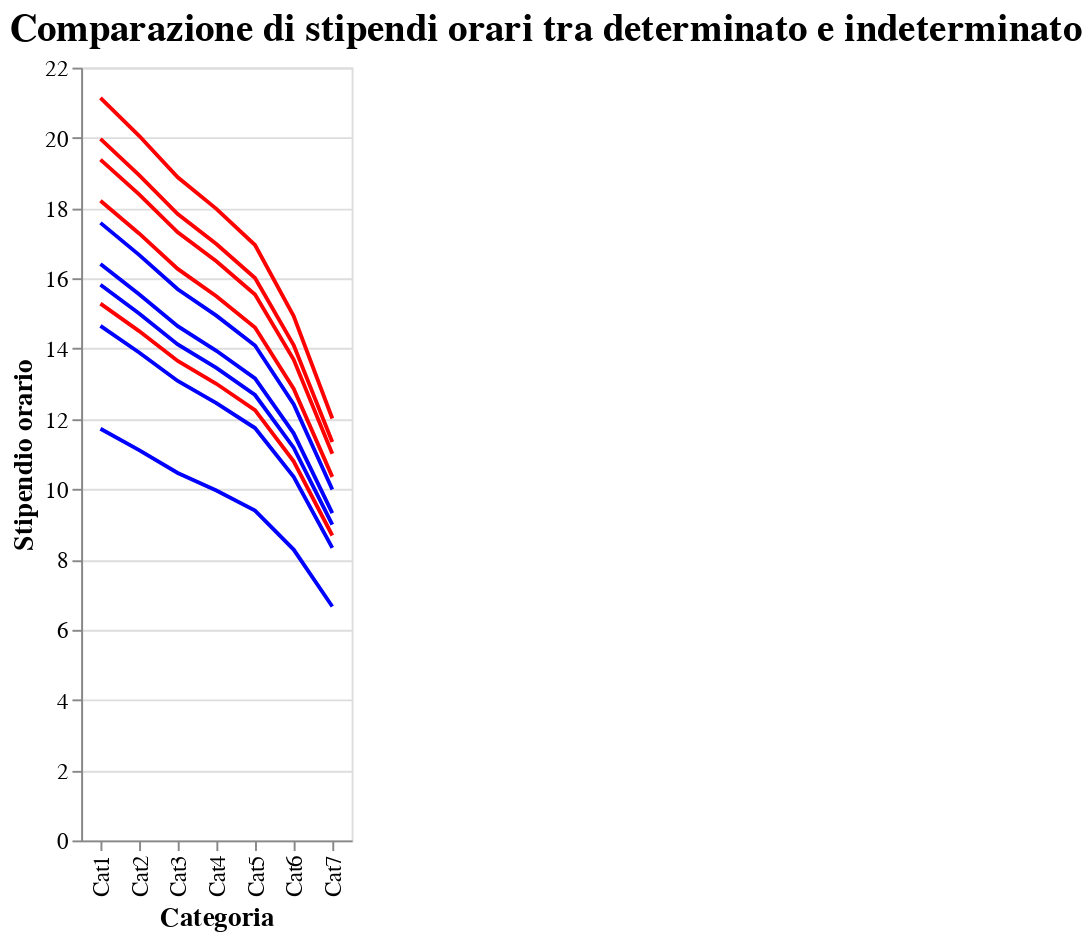

Write notebook code for a chart like this one.
### Code cell
## GRAFO SULLA PAGA ORARIA. IO NON LO METTEREI ALLA FINE

df_determinato = pd.DataFrame({
    'CATEGORIA': ['Cat1', 'Cat2', 'Cat3', 'Cat4', 'Cat5', 'Cat6', 'Cat7'],
    'LAVORO ORDINARIO': [15.28, 14.50, 13.65, 13.00, 12.25, 10.79, 8.68],
    'LAVORO STRAORD.': [18.21, 17.28, 16.27, 15.49, 14.60, 12.86, 10.35],
    'LAVORO FESTIVO': [19.38, 18.39, 17.31, 16.49, 15.54, 13.69, 11.01],
    'LAVORO NOT.E STR.FEST.': [19.97, 18.94, 17.83, 16.98, 16.01, 14.10, 11.34],
    'LAVORO FEST.NOTT.': [21.14, 20.06, 18.88, 17.98, 16.95, 14.93, 12.01]
}).set_index('CATEGORIA')

df_indeterminato = pd.DataFrame({
    'CATEGORIA': ['Cat1', 'Cat2', 'Cat3', 'Cat4', 'Cat5', 'Cat6', 'Cat7'],
    'LAVORO ORDINARIO': [11.72, 11.11, 10.46, 9.96, 9.39, 8.28, 6.66],
    'LAVORO STRAORD.': [14.65, 13.89, 13.08, 12.45, 11.74, 10.35, 8.33],
    'LAVORO FESTIVO': [15.82, 15.00, 14.12, 13.45, 12.68, 11.18, 8.99],
    'LAVORO NOT.E STR.FEST.': [16.41, 15.55, 14.64, 13.94, 13.15, 11.59, 9.32],
    'LAVORO FEST.NOTT.': [17.58, 16.67, 15.69, 14.94, 14.09, 12.42, 9.99]
}).set_index('CATEGORIA')

df_determinato = df_determinato.reset_index().melt(id_vars=['CATEGORIA'], var_name='Lavoro', value_name='Stipendio_determinato')
df_indeterminato = df_indeterminato.reset_index().melt(id_vars=['CATEGORIA'], var_name='Lavoro', value_name='Stipendio_indeterminato')

df_merged = pd.merge(df_determinato, df_indeterminato, on=['CATEGORIA', 'Lavoro'])

selection = alt.selection_point(fields=['Lavoro'], bind=alt.binding_select(options=df_merged['Lavoro'].unique()), name="Select")

base = alt.Chart(df_merged).encode(
    x=alt.X('CATEGORIA:N', title='Categoria'),
    tooltip=['CATEGORIA', 'Stipendio_determinato', 'Stipendio_indeterminato']
).properties(
    width="container",
    height=400
)

determinato_line = base.mark_line(color='red').encode(
    y=alt.Y('Stipendio_determinato:Q', title='Stipendio orario'),
    detail='Lavoro:N'
).add_params(
    selection
).transform_filter(
    selection
)

indeterminato_line = base.mark_line(color='blue').encode(
    y=alt.Y('Stipendio_indeterminato:Q', title='Stipendio orario'),
    detail='Lavoro:N'
).add_params(
    selection
).transform_filter(
    selection
)

chart = alt.layer(determinato_line, indeterminato_line).properties(
    title='Comparazione di stipendi orari tra determinato e indeterminato'
)

chart.show()

### Figure 1 — Vega-Lite specification as saved in the notebook (floating-point values rounded to 4 significant figures)
{"config": {"background": "transparent", "title": {"fontSize": 20, "anchor": "start", "color": "black"}, "axis": {"labelFontSize": 12, "titleFontSize": 14}}, "layer": [{"mark": {"type": "line", "color": "red"}, "encoding": {"detail": {"field": "Lavoro", "type": "nominal"}, "tooltip": [{"field": "CATEGORIA", "type": "nominal"}, {"field": "Stipendio_determinato", "type": "quantitative"}, {"field": "Stipendio_indeterminato", "type": "quantitative"}], "x": {"field": "CATEGORIA", "title": "Categoria", "type": "nominal"}, "y": {"field": "Stipendio_determinato", "title": "Stipendio orario", "type": "quantitative"}}, "name": "view_3", "transform": [{"filter": {"param": "Select"}}]}, {"mark": {"type": "line", "color": "blue"}, "encoding": {"detail": {"field": "Lavoro", "type": "nominal"}, "tooltip": [{"field": "CATEGORIA", "type": "nominal"}, {"field": "Stipendio_determinato", "type": "quantitative"}, {"field": "Stipendio_indeterminato", "type": "quantitative"}], "x": {"field": "CATEGORIA", "title": "Categoria", "type": "nominal"}, "y": {"field": "Stipendio_indeterminato", "title": "Stipendio orario", "type": "quantitative"}}, "transform": [{"filter": {"param": "Select"}}]}], "data": {"name": "data-d9be273b820e23f984c90c69e5ae8172"}, "height": 400, "params": [{"name": "Select", "select": {"type": "point", "fields": ["Lavoro"]}, "bind": {"input": "select", "options": ["LAVORO ORDINARIO", "LAVORO STRAORD.", "LAVORO FESTIVO", "LAVORO NOT.E STR.FEST.", "LAVORO FEST.NOTT."]}, "views": ["view_3"]}], "title": "Comparazione di stipendi orari tra determinato e indeterminato", "width": "container", "$schema": "https://vega.github.io/schema/vega-lite/v5.17.0.json", "datasets": {"data-d9be273b820e23f984c90c69e5ae8172": [{"CATEGORIA": "Cat1", "Lavoro": "LAVORO ORDINARIO", "Stipendio_determinato": 15.28, "Stipendio_indeterminato": 11.72}, {"CATEGORIA": "Cat2", "Lavoro": "LAVORO ORDINARIO", "Stipendio_determinato": 14.5, "Stipendio_indeterminato": 11.11}, {"CATEGORIA": "Cat3", "Lavoro": "LAVORO ORDINARIO", "Stipendio_determinato": 13.65, "Stipendio_indeterminato": 10.46}, {"CATEGORIA": "Cat4", "Lavoro": "LAVORO ORDINARIO", "Stipendio_determinato": 13.0, "Stipendio_indeterminato": 9.96}, {"CATEGORIA": "Cat5", "Lavoro": "LAVORO ORDINARIO", "Stipendio_determinato": 12.25, "Stipendio_indeterminato": 9.39}, {"CATEGORIA": "Cat6", "Lavoro": "LAVORO ORDINARIO", "Stipendio_determinato": 10.79, "Stipendio_indeterminato": 8.28}, {"CATEGORIA": "Cat7", "Lavoro": "LAVORO ORDINARIO", "Stipendio_determinato": 8.68, "Stipendio_indeterminato": 6.66}, {"CATEGORIA": "Cat1", "Lavoro": "LAVORO STRAORD.", "Stipendio_determinato": 18.21, "Stipendio_indeterminato": 14.65}, {"CATEGORIA": "Cat2", "Lavoro": "LAVORO STRAORD.", "Stipendio_determinato": 17.28, "Stipendio_indeterminato": 13.89}, {"CATEGORIA": "Cat3", "Lavoro": "LAVORO STRAORD.", "Stipendio_determinato": 16.27, "Stipendio_indeterminato": 13.08}, {"CATEGORIA": "Cat4", "Lavoro": "LAVORO STRAORD.", "Stipendio_determinato": 15.49, "Stipendio_indeterminato": 12.45}, {"CATEGORIA": "Cat5", "Lavoro": "LAVORO STRAORD.", "Stipendio_determinato": 14.6, "Stipendio_indeterminato": 11.74}, {"CATEGORIA": "Cat6", "Lavoro": "LAVORO STRAORD.", "Stipendio_determinato": 12.86, "Stipendio_indeterminato": 10.35}, {"CATEGORIA": "Cat7", "Lavoro": "LAVORO STRAORD.", "Stipendio_determinato": 10.35, "Stipendio_indeterminato": 8.33}, {"CATEGORIA": "Cat1", "Lavoro": "LAVORO FESTIVO", "Stipendio_determinato": 19.38, "Stipendio_indeterminato": 15.82}, {"CATEGORIA": "Cat2", "Lavoro": "LAVORO FESTIVO", "Stipendio_determinato": 18.39, "Stipendio_indeterminato": 15.0}, {"CATEGORIA": "Cat3", "Lavoro": "LAVORO FESTIVO", "Stipendio_determinato": 17.31, "Stipendio_indeterminato": 14.12}, {"CATEGORIA": "Cat4", "Lavoro": "LAVORO FESTIVO", "Stipendio_determinato": 16.49, "Stipendio_indeterminato": 13.45}, {"CATEGORIA": "Cat5", "Lavoro": "LAVORO FESTIVO", "Stipendio_determinato": 15.54, "Stipendio_indeterminato": 12.68}, {"CATEGORIA": "Cat6", "Lavoro": "LAVORO FESTIVO", "Stipendio_determinato": 13.69, "Stipendio_indeterminato": 11.18}, {"CATEGORIA": "Cat7", "Lavoro": "LAVORO FESTIVO", "Stipendio_determinato": 11.01, "Stipendio_indeterminato": 8.99}, {"CATEGORIA": "Cat1", "Lavoro": "LAVORO NOT.E STR.FEST.", "Stipendio_determinato": 19.97, "Stipendio_indeterminato": 16.41}, {"CATEGORIA": "Cat2", "Lavoro": "LAVORO NOT.E STR.FEST.", "Stipendio_determinato": 18.94, "Stipendio_indeterminato": 15.55}, {"CATEGORIA": "Cat3", "Lavoro": "LAVORO NOT.E STR.FEST.", "Stipendio_determinato": 17.83, "Stipendio_indeterminato": 14.64}, {"CATEGORIA": "Cat4", "Lavoro": "LAVORO NOT.E STR.FEST.", "Stipendio_determinato": 16.98, "Stipendio_indeterminato": 13.94}, {"CATEGORIA": "Cat5", "Lavoro": "LAVORO NOT.E STR.FEST.", "Stipendio_determinato": 16.01, "Stipendio_indeterminato": 13.15}, {"CATEGORIA": "Cat6", "Lavoro": "LAVORO NOT.E STR.FEST.", "Stipendio_determinato": 14.1, "Stipendio_indeterminato": 11.59}, {"CATEGORIA": "Cat7", "Lavoro": "LAVORO NOT.E STR.FEST.", "Stipendio_determinato": 11.34, "Stipendio_indeterminato": 9.32}, {"CATEGORIA": "Cat1", "Lavoro": "LAVORO FEST.NOTT.", "Stipendio_determinato": 21.14, "Stipendio_indeterminato": 17.58}, {"CATEGORIA": "Cat2", "Lavoro": "LAVORO FEST.NOTT.", "Stipendio_determinato": 20.06, "Stipendio_indeterminato": 16.67}, {"CATEGORIA": "Cat3", "Lavoro": "LAVORO FEST.NOTT.", "Stipendio_determinato": 18.88, "Stipendio_indeterminato": 15.69}, {"CATEGORIA": "Cat4", "Lavoro": "LAVORO FEST.NOTT.", "Stipendio_determinato": 17.98, "Stipendio_indeterminato": 14.94}, {"CATEGORIA": "Cat5", "Lavoro": "LAVORO FEST.NOTT.", "Stipendio_determinato": 16.95, "Stipendio_indeterminato": 14.09}, {"CATEGORIA": "Cat6", "Lavoro": "LAVORO FEST.NOTT.", "Stipendio_determinato": 14.93, "Stipendio_indeterminato": 12.42}, {"CATEGORIA": "Cat7", "Lavoro": "LAVORO FEST.NOTT.", "Stipendio_determinato": 12.01, "Stipendio_indeterminato": 9.99}]}}
